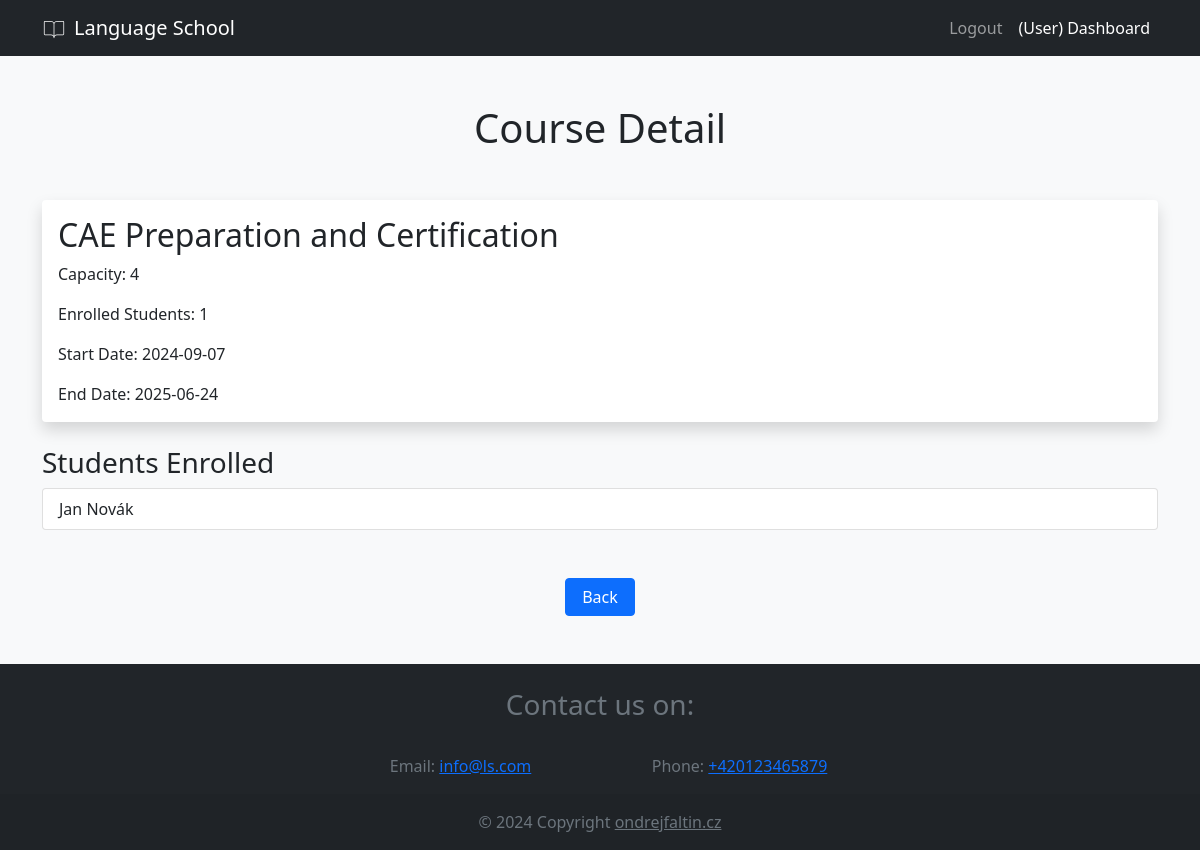
The app's page /php/kurz/course_detail.php?course_id=1 with its own data.
### tables this page shows
create table Kurz(
	id int primary key auto_increment,
    nazev varchar(20),
    kapacita int,
    datum_zacatku date,
    datum_konce date
);

create table Student(
	id int primary key auto_increment,
    jmeno varchar(20),
    prijmeni varchar(20),
    uzivjm varchar(32) unique,
    email varchar(50) unique,
    heslo varchar(64),
    admin bit default false
);

### php/kurz/course_detail.php (the view, shortened to what this page needs)
<?php
    include ("../../inc/connection.php");
    $course_id = $_GET['course_id'];
    $sql_course = "SELECT *, (SELECT COUNT(*) FROM Zapis WHERE Zapis.kurz_id = Kurz.id) AS enrolled_students FROM Kurz WHERE id = ?";
    $stmt = $conn->prepare($sql_course);
    $stmt->bind_param("i", $course_id);
    $stmt->execute();
    $result_course = $stmt->get_result();
    $course = $result_course->fetch_assoc();
    $sql_students = "SELECT Student.jmeno, Student.prijmeni FROM Student
                    JOIN Zapis ON Student.id = Zapis.student_id
                    WHERE Zapis.kurz_id = ?";
    $stmt_students = $conn->prepare($sql_students);
    $stmt_students->bind_param("i", $course_id);
    $stmt_students->execute();
    $result_students = $stmt_students->get_result();
?>
<!DOCTYPE html>
    <html lang="cz">
        <head>
            <link href="https://cdn.jsdelivr.net/npm/bootstrap@5.0.2/dist/css/bootstrap.min.css" rel="stylesheet">
        </head>
        <body class="bg-light">
            <header>
                <nav class="navbar navbar-expand-lg navbar-dark bg-dark">
                    <div class="container">
                       <a class="navbar-brand d-flex align-items-center" href="../app.php">
                            <img src="../../img/book.svg" height="24" alt="JK Logo" loading="lazy" style="margin-top: -1px;" />
                            <p class="text-white ps-2 mb-0">Language School</p>
                        </a>
                        <div class="collapse navbar-collapse justify-content-end" id="navbarNav">
                            <ul class="navbar-nav ml-auto">
                                <li class="nav-item">
                                    <a class="nav-link" href="../login/logout.php">Logout</a>
                                </li>
                                <li class="nav-item">
                                    <a class="nav-link text-white" href="user_dash.php">(User) Dashboard</a>
                                </li>
                            </ul>
                        </div>
                    </div>
                </nav>
            </header>
            <main class="bg-light">
                <div class="text-center pt-5">
                    <h1>Course Detail</h1>
                </div>
                <div class="container mt-5">
                    <div class="card border-0 shadow rounded">
                        <div class="card-body">
                            <h2 class="card-title"><?php echo htmlspecialchars($course['nazev']); ?></h2>
                            <p class="card-text">Capacity: <?php echo htmlspecialchars($course['kapacita']); ?></p>
                            <p class="card-text">Enrolled Students: <?php echo htmlspecialchars($course['enrolled_students']); ?></p>
                            <p class="card-text">Start Date: <?php echo htmlspecialchars($course['datum_zacatku']); ?></p>
                            <p class="card-text">End Date: <?php echo htmlspecialchars($course['datum_konce']); ?></p>
                        </div>
                    </div>
                    <h3 class="mt-4">Students Enrolled</h3>
                    <ul class="list-group mb-5">
                        <?php
                            if ($result_students->num_rows > 0) {
                                while($row = $result_students->fetch_assoc()) {
                                    echo '<li class="list-group-item">' . htmlspecialchars($row['jmeno']) . ' ' . htmlspecialchars($row['prijmeni']) . '</li>';
                                }
                            } else {
                                echo '<li class="list-group-item">No students enrolled in this course.</li>';
                            }
                        ?>
                    </ul>
                </div>
                <div class="container d-flex justify-content-center align-items-center full-height">
                    <a href="../dashes/user_dash.php" class="btn btn-primary mb-5 px-3">Back</a>
                </div>
            </main>
            <footer class="bg-body-tertiary text-center bg-dark">
                <div class="text-center text-muted pt-4">
                    <h3>Contact us on:</h3>
                </div>
                <div class="container p-4 pb-0">
                    <section class="">
                        <form action="">
                            <div class="row d-flex justify-content-center">
                                <div class="col-md-3 col-12">
                                    <p class="text-muted">
                                        Email:
                                        <a href="mailto:info@ls.com" class="text-primary">info@ls.com</a>
                                    </p>
                                </div>
                                <div class="col-md-3 col-12">
                                    <p class="text-muted">
                                        Phone:
                                        <a href="tel:+420123465879" class="text-primary">+420123465879</a>
                                    </p>
                                </div>
                            </div>
                        </form>
                    </section>
                </div>
                <div class="text-center p-3 text-muted" style="background-color: rgba(0, 0, 0, 0.05);">
                    © 2024 Copyright
                    <a class="text-body text-muted" href="ondrejfaltin.cz">ondrejfaltin.cz</a>
                </div>
            </footer>
        </body>
    </html>

### records on screen
kurz: nazev "CAE Preparation and Certification", kapacita "4", datum_zacatku "2024-09-07", datum_konce "2025-06-24"
student: jmeno "Jan", prijmeni "Novák"

### other values on screen
$course['enrolled_students'] "1"
